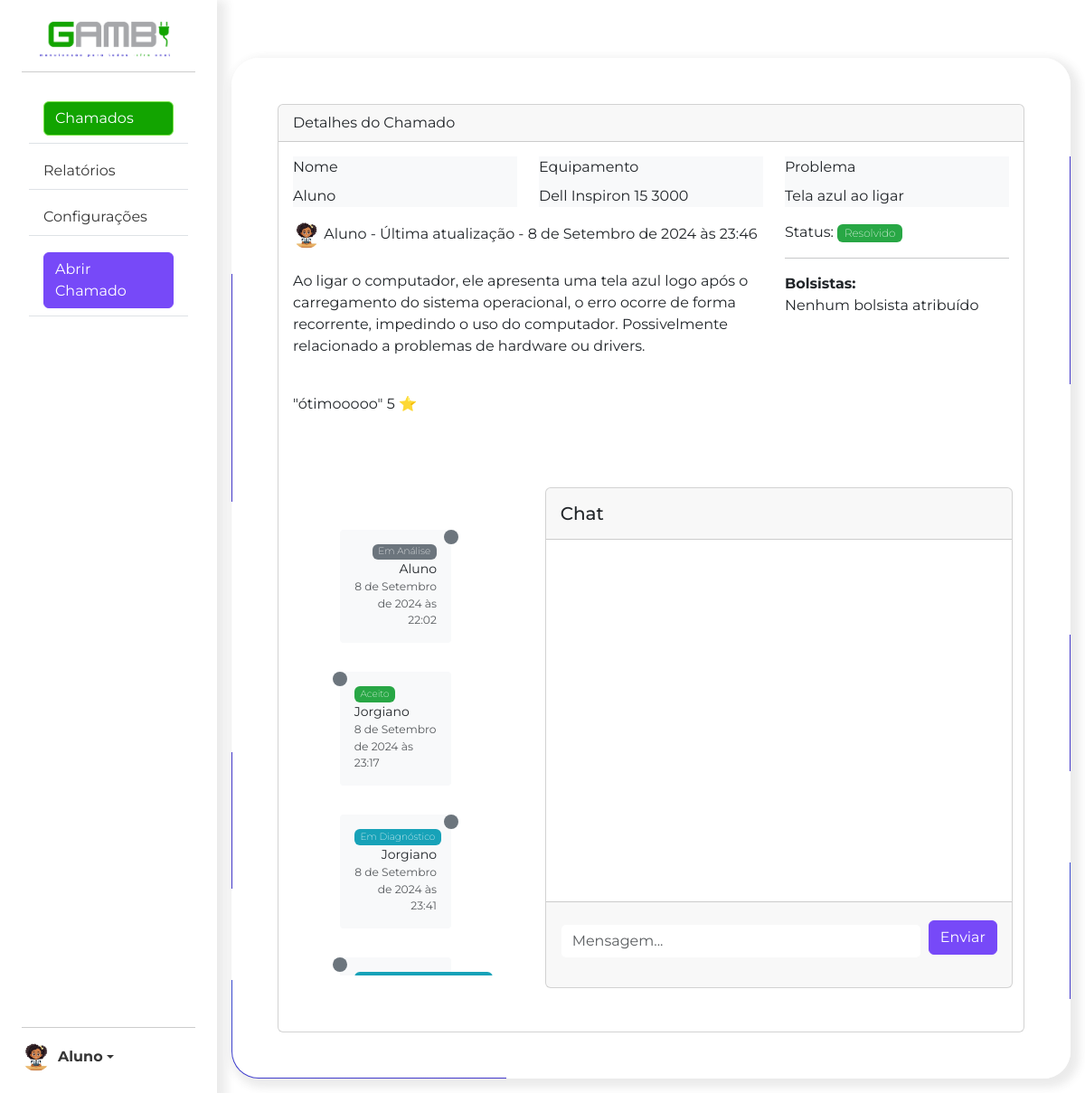
Page /dashboard/detalhes/1/ (signed in) on the committed database.
### users/models.py (models this page shows, shortened)
class User(AbstractUser):
    cpf = models.CharField(max_length=11, unique=True, null=True)
    matricula = models.CharField(max_length=20, unique=True, null=True)
    telefone = models.CharField(max_length=15, blank=True, null=True)
    foto_perfil = models.ImageField(upload_to='Usuario', null=True, blank=True, default='../media/Padrao/perfil_default.png')
    tipo_usuario = models.CharField(
        max_length=20,
        choices=[
            ('1', 'Aluno'),
            ('2', 'Externo'),
            ('3', 'Servidor'),
            ('4', 'Professor'),
        ],
        default='4'
    )
    def __str__(self):
        return f'{self.username}'

### gambiarra/models.py (models this page shows)
class Chamado(models.Model):
    titulo = models.CharField(max_length=50, default="")
    descricao = models.TextField(max_length=240, default="")
    code = models.UUIDField(default=uuid.uuid4)
    professor = models.ForeignKey(User, on_delete=models.CASCADE, related_name='chamados_professor', null=True, blank=True)
    bolsistas = models.ManyToManyField(Bolsista, blank = True)
    status = models.CharField(max_length=30, choices=STATUS_CHOICES, default="1")
    item = models.OneToOneField('Item', on_delete=models.CASCADE, null=True)
    cliente = models.ForeignKey(User, on_delete=models.CASCADE, related_name='chamados_cliente', null=True, blank=True)

class Item(models.Model):
    modelo = models.CharField(max_length=30, default="")
    problema = models.CharField(max_length=30, default="")

class Alteracao(models.Model):
    autor = models.ForeignKey(User, on_delete=models.CASCADE, null=True)
    status = models.CharField(max_length=30, choices=STATUS_CHOICES)
    data_alteracao = models.DateTimeField('Data de modificação', default=timezone.now)
    chamado = models.ForeignKey(Chamado, on_delete=models.CASCADE)

class Avaliacao(models.Model):
    texto = models.TextField(max_length=240, default="")
    nota = models.IntegerField()
    chamado = models.OneToOneField(Chamado, on_delete=models.CASCADE)

### gambiarra/views.py (the view, shortened to what this page needs)
# urls.py: path('detalhes/<int:pk>/', views.ChamadoDetailView.as_view(), name='detalhes'),
@method_decorator(login_required, name='dispatch')
class ChamadoDetailView(View):
    def get(self, request, *args, **kwargs):
        chamado_id = kwargs['pk']
        chamado = get_object_or_404(Chamado, pk=chamado_id)
        alteracoes = Alteracao.objects.filter(chamado=chamado.pk)  # Corrigido para usar filter
        aceito_presente = alteracoes.filter(status='2').exists()
        fechado_presente = alteracoes.filter(status__in=['8', '7', '6']).exists()
        bolsistaForm = AdicionarBolsistasForm(instance=chamado)
        mensagens = Mensagem.objects.filter(chamado=chamado).order_by('data_envio')
        mensagem_form = MensagemForm()
        context = {'chamado':chamado, 'mensagens':mensagens, 'mensagem_form': mensagem_form, 'alteracoes': alteracoes, 'aceito_presente': aceito_presente, 'fechado_presente': fechado_presente, 'bolsistaForm': bolsistaForm}
        return render(request, 'dashboard/chamado/detalhes.html', context)

### gambiarra/forms.py
class MensagemForm(forms.ModelForm):
    texto = forms.CharField(
        label='',
        widget=forms.TextInput(attrs={'placeholder': 'Mensagem...'})
    )
    class Meta:
        model = Mensagem
        fields = ['texto']
    def __init__(self, *args, **kwargs):
        super(MensagemForm, self).__init__(*args, **kwargs)

class AdicionarBolsistasForm(forms.ModelForm):
    bolsistas = forms.ModelMultipleChoiceField(
        queryset=Bolsista.objects.all(),
        widget=forms.CheckboxSelectMultiple,
        required=False
    )
    class Meta:
        model = Chamado
        fields = ['bolsistas']

### gambiarra/models.py (called while the page is built)
    def __str__(self):
        return self.nome

### gambiarra/templates/dashboard/chamado/detalhes.html (shortened to what this page needs)
{% extends 'dashboard/base.html' %} {% load static %} {% load bootstrap5 %} {%
bootstrap_css %} {% bootstrap_javascript %} {% block conteudo %}
<section class="card">
  <div id="detalhes">
    <div class="card-header">Detalhes do Chamado</div>
    <div class="card-body">
      <div class="row mb-3">
        <div class="col-sm-4">
          <div class="info-box bg-light">
            <div class="card-title">Nome</div>
            <div>{{ chamado.cliente }}</div>
          </div>
        </div>
        <div class="col-sm-4">
          <div class="info-box bg-light">
            <div class="card-title">Equipamento</div>
            <div>{{ chamado.item.modelo }}</div>
          </div>
        </div>
        <div class="col-sm-4">
          <div class="info-box bg-light">
            <div class="card-title">Problema</div>
            <div>{{chamado.item.problema}}</div>
          </div>
        </div>
      </div>
      <div class="row">
        <div class="col-sm-8">
          <div>
            <div class="user-info">
              <img src="{{ chamado.cliente.foto_perfil.url }}" width="30px" class="rounded-circle" />
              {{ chamado.cliente }} - <span> Última atualização - {{ alteracoes.last.data_alteracao }}</span>
            </div>
            <br>
            <p>{{ chamado.descricao }}</p>
            <br>
            {% if chamado.avaliacao %}
              "{{ chamado.avaliacao.texto }}"
              {{ chamado.avaliacao.nota }}
              &#11088;
            {% endif %}
          </div>
        </div>
        <div class="col-sm-4">
          <div class="d-flex justify-content-between align-items-center">
            <div class="status text-right">
              Status:
              {% if chamado.status == '1' %}
              <span class="badge badge-secondary">{{ chamado.get_status_display }}</span>
              {% elif chamado.status == '2' %}
              <span class="badge badge-success">{{ chamado.get_status_display }}</span>
              {% elif chamado.status == '3' or chamado.status == '4' %}
              <span class="badge badge-info">{{ chamado.get_status_display }}</span>
              {% elif chamado.status == '5' %}
              <span class="badge badge-warning">{{ chamado.get_status_display }}</span>
              {% elif chamado.status == '6' or chamado.status == '8' %}
              <span class="badge badge-danger">{{ chamado.get_status_display }}</span>
              {% elif chamado.status == '7' %}
              <span class="badge badge-success">{{ chamado.get_status_display }}</span>
              {% else %}
              <span class="badge badge-secondary">{{ chamado.get_status_display }}</span>
              {% endif %}
            </div>
          </div>
          <hr />
          <div class="col-12">
            <div class="w-100">
              <strong>Bolsistas:</strong>
              <div class="row w-100">
                {% for bolsista in chamado.bolsistas.all %}
                <div class="mb-2 mt-2">
                  <img src="{{ bolsista.foto_perfil.url }}" alt="{{ bolsista.nome }}"
                  class="rounded-circle img-fluid"
                  style="width: 25px; height: 25px; object-fit: cover;">                  {{bolsista.nome}}
                  {% empty %}
                  <p> Nenhum bolsista atribuído
                  </p>
                </div>
                {% endfor %}
              </div>
            </div>
          </div>
        </div>
      </div>
    </div>
    <section class="row d-flex align-items-center">
      <section class="col-4 d-flex justify-content-center align-items-start">
        <div class="container timeline">
          {% for alteracao in alteracoes %}
          <div "
            class="timeline-item {% if forloop.counter|divisibleby:2 %}timeline-item-right{% else %}timeline-item-left{% endif %}">
            {% if alteracao.status == '1' %}
            <span class="badge badge-secondary">{{ alteracao.get_status_display }}</span>
            {% elif alteracao.status == '2' %}
            <span class="badge badge-success">{{ alteracao.get_status_display }}</span>
            {% elif alteracao.status == '3' or alteracao.status == '4' %}
            <span class="badge badge-info">{{ alteracao.get_status_display }}</span>
            {% elif alteracao.status == '5' %}
            <span class="badge badge-warning">{{ alteracao.get_status_display }}</span>
            {% elif alteracao.status == '6' or alteracao.status == '8' %}
            <span class="badge badge-danger">{{ alteracao.get_status_display }}</span>
            {% elif alteracao.status == '7' %}
            <span class="badge badge-success">{{ alteracao.get_status_display }}</span>
            {% else %}
            <span class="badge badge-secondary">{{ alteracao.get_status_display }}</span>
            {% endif %}
            <p class="m-0">{{ alteracao.autor }}</p>
            <span class="text-muted small">{{ alteracao.data_alteracao }}</span>
          </div>
          {% endfor %}
        </div>
      </section>
      <section id="chat" class="col-8">
        <div class="container py-5">
          <div class="row d-flex justify-content-between">
            <div class="col-12">
              <div class="card w-100 h-100" id="chat2">
                <div class="card-header d-flex justify-content-between align-items-center p-3">
                  <h5 class="mb-0">Chat</h5>
                </div>
                <div class="card-body" data-mdb-perfect-scrollbar-init id="message-container">
                </div>
                <div class="card-footer text-muted d-flex justify-content-start align-items-center p-3">
                  <form method="post" class="d-flex w-100 align-items-center justify-content-center m-0">
                    <div class="flex-grow-1 me-2">
                      {% bootstrap_form mensagem_form %}
                    </div>
                    <div class="d-flex align-items-center mb-3">
                      <button type="submit" class="btn btn-primary">
                        Enviar
                      </button>
                    </div>
                  </form>
                </div>
              </div>
            </div>
          </div>
        </div>
      </section>
    </section>
  </div>
{% endblock %}

### gambiarra/templates/dashboard/base.html (shortened to what this page needs)
{% load static %}
{% load bootstrap5 %}
{% bootstrap_css %}
<!DOCTYPE html>
<html lang="pt-br">
<head>
    <link href="https://cdn.jsdelivr.net/npm/bootstrap@5.3.3/dist/css/bootstrap.min.css" rel="stylesheet"
>
    <link rel="stylesheet" href="{% static 'gambiarra/css/dashboard.css'%}">
</head>
<body>
    <nav class="sidebar d-flex flex-column flex-shrink-0 p-4">
        <a href="{% url 'gambiarra:dashboard' %}" class="d-flex align-items-center justify-content-center mb-3 mb-md-0 me-md-auto text-white text-decoration-none">
          <img  class="bi me-2 img-fluid w-75" src="{% static 'gambiarra/img/logo.png' %}" alt="">
        </a>
        <hr>
        <ul class="nav nav-pills flex-column mb-auto p-2">
          <li class="nav-item">
            <a href="{% url 'gambiarra:dashboard' %}"  class="nav-link w-100"><button style="text-align: start;" class="btn btn-success w-100" aria-current="page">
              Chamados
            </button>
          </a>
          </li>
          <li  class="nav-item">
            <a href="#" class="nav-link">
              Relatórios
            </a>
          </li>
          <li  class="nav-item">
            <a href="#" class="nav-link ">
              Configurações
            </a>
          </li>
          {% if request.user.tipo_usuario != '4' %}
          <li class="nav-item">
            <a href="{% url 'gambiarra:abrir-chamado' %}" class="nav-link w-100"><button style="text-align: start;" class="btn btn-primary w-100" aria-current="page">
              Abrir Chamado
            </button></a>
          </li>
          {% endif %}
        </ul>
        <hr>
        <div class="dropdown">
          <a href="#" class="d-flex align-items-center  text-decoration-none dropdown-toggle" id="dropdownUser1" data-bs-toggle="dropdown" aria-expanded="false">
            <img src="{{request.user.foto_perfil.url }}" alt="" width="32" height="32" class="rounded-circle me-2">
            <strong>{{ request.user.username }}</strong>
          </a>
        </div>
    </nav>
    <main class="main-content p-3">
      <div id="card-main" class="container mt-5">
        {% block conteudo %}
        {% endblock %}
    </main>
</body>
</html>

### static/gambiarra/css/dashboard.css (style rules this page uses)
* { font-family: 'Montserrat', sans-serif; }
* { font-family: 'Montserrat', sans-serif; font-weight: 400; }
nav, a { color: #363636 !important; }
.nav-pills > .nav-item { display: flex !important; border-bottom: 1px solid var(--gray-ligth, #DEE2E6); }
.nav-pills { gap: 10px; }
.nav-link { justify-content: start !important; }
.btn-primary { background-color:#7749F8; border-color: #7749F8; }
.btn-success { background-color:#12a400; border-color: #79E546; }
body { display: flex; height: 100vh; margin: 0; }
.sidebar { width: 20vw; height: 100vh; overflow-y: auto; background-color: #343a40; color: white; background-color: #FFFFFF !important; box-shadow: 5px 5px 10px 5px rgba(54, 54, 54, 0.10) !important; }
.main-content { width: 80vw; overflow-y: auto; }
#card-main { padding: 50px; background: linear-gradient(white, white) padding-box, linear-gradient(-8deg, rgba(255,255,255,1) 7%, rgba(67,56,202,1) 7%, rgba(58,76,209,1) 19%, rgba(255,255,255,1) 19%, rgba(255,255,255,1) 27%, rgba(67,56,202,1) 27%, rgba(67,56,202,1) 39%, rgba(252,252,252,1) 39%, rgba(252,252,252,1) 61%, rgba(67,56,202,1) 61%, rgba(67,56,202,1) 81%, rgba(255,255,255,1) 81%) border-box; border: 1px solid transparent; box-shadow: 5px 5px 10px 5px rgba(54, 54, 54, 0.10) !important; border-radius: 30px !important; }
.badge { font-weight: 200; }
.badge-secondary { background-color: rgb(108, 117, 125); }
.badge-success { background-color: #28A745 !important; }
.badge-info { background-color: #17A2B8 !important; color: #ffffff; }
.timeline { position: relative; padding: 2rem 0; max-height: 525px; overflow-y: auto; font-size: 14px; }
.timeline-item { position: relative; margin: 0 auto 2rem; padding: 1rem; width: calc(60% - 2rem); background-color: #f8f9fa; border-radius: 0.25rem; }
.timeline-item::before { content: ''; position: absolute; top: 0; left: -8px; width: 16px; height: 16px; background-color: #6c757d; border-radius: 50%; }
.timeline-item-left { left: 0; text-align: right; }
.timeline-item-left::before { left: auto; right: -8px; }
.timeline-item-right { right: 0; text-align: left; }
#chat2 .form-control { border-color: transparent; }
#chat2 .card-body { overflow-y: auto; overflow-x: hidden; height: 400px; }

### rows in the picture
User: user.foto_perfil (picture), user.username "Aluno"
Chamado: cliente "Aluno", item.modelo "Dell Inspiron 15 3000", item.problema "Tela azul ao ligar", cliente.foto_perfil (picture), descricao "Ao ligar o computador, ele apresenta uma tela azul logo após o carregamento do sistema operacional, o erro ocorre de forma recorrente, impedindo o uso do computador. Possivelmente relacionado a problemas de hardware ou drivers.", avaliacao.texto "ótimooooo", avaliacao.nota "5", status "Resolvido"
Alteracao: last.data_alteracao "8 de Setembro de 2024 às 23:46"
Alteracao: status "Em Análise", autor "Aluno", data_alteracao "8 de Setembro de 2024 às 22:02"
Alteracao: status "Aceito", autor "Jorgiano", data_alteracao "8 de Setembro de 2024 às 23:17"
Alteracao: status "Em Diagnóstico", autor "Jorgiano", data_alteracao "8 de Setembro de 2024 às 23:41"
